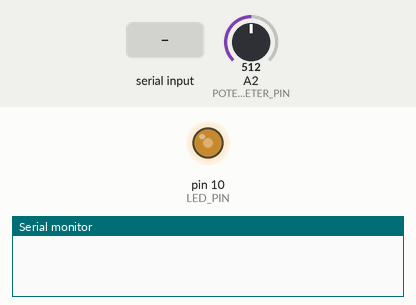
Recording of a sketch running on a simulated Arduino Uno, built with avr-gcc and run on an emulated ATmega328P. Shown: output pins drawn as LEDs (lit = HIGH), the last lines printed to the serial monitor. The test bench sets the inputs (shaded band); at power-on: A2 (POTENTIOMETER_PIN) = 512. EEPROM starts erased.

Above: at 1.2 s.
1.3 s: "90,45\n" received over Serial
At 2.0 s:
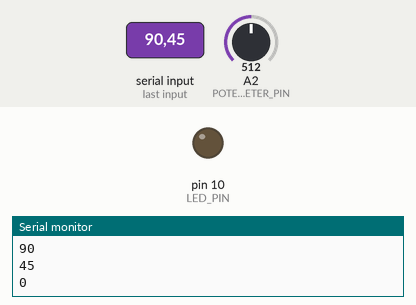
2.8 s: "30,150\n" received over Serial
At 3.1 s:
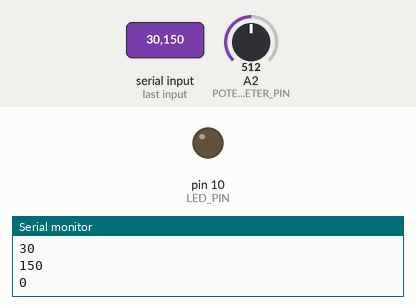
Timing chart, 0 to 5.8 s (numbered marks = the images above; inputs shaded):
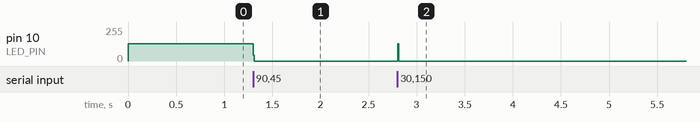

The sketch:

sketch_eeprom_max_intensity_led.ino
```cpp
#include <EEPROM.h>

#define EEPROM_ADDRESS_MAX_INTENTSITY 0

#define POTENTIOMETER_PIN A2
#define LED_PIN 10

//LED on pin 10 , fade-in /out based on potentio meter
// Max intensity from serial
// Save max intensity to EEPROM

byte maxBrightness;

void setup() {
  Serial.begin(115200);
  Serial.setTimeout(10);
  pinMode(LED_PIN, OUTPUT);

  maxBrightness = EEPROM.read(EEPROM_ADDRESS_MAX_INTENTSITY);
  if (maxBrightness == 0) {
    maxBrightness = 255;
  }
}

void loop() {

  //taking max intensity from serial monitor
  if (Serial.available() > 0) {
    int data = Serial.parseInt();
    if (data >= 0 && data < 255) {
      Serial.println(data);
      EEPROM.write(EEPROM_ADDRESS_MAX_INTENTSITY, data);
      maxBrightness = data;
    }
  }

  byte LEDBrightness = analogRead(POTENTIOMETER_PIN) / 4;
  if (LEDBrightness > maxBrightness) {
    LEDBrightness = maxBrightness;
  }
  analogWrite(LED_PIN, LEDBrightness);
}
```

Measured:
- after the input at 1.3 s, pin 10 (LED_PIN): 128/255 → 0/255 at once
- after the input at 2.8 s, pin 10 (LED_PIN): 0/255 → 128/255 at once, → 0/255 0.01 s later
